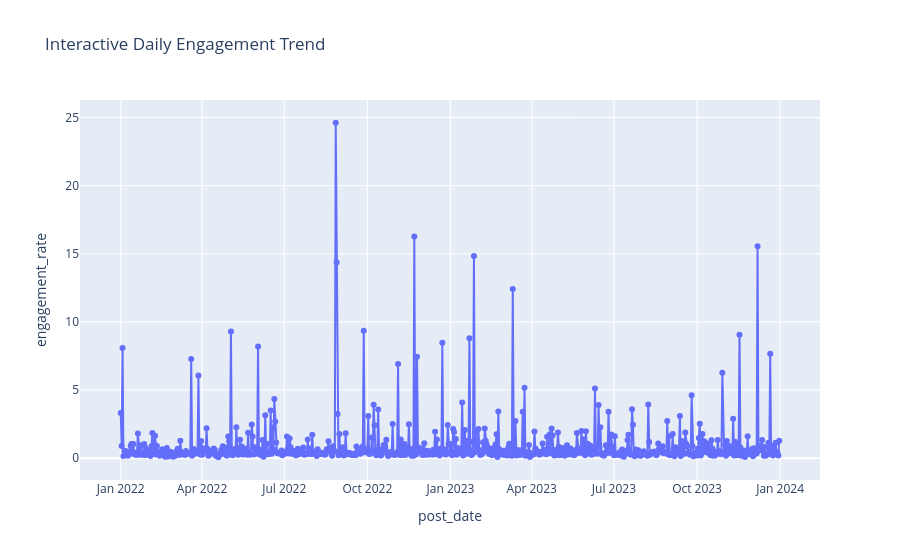

Notebook source saved alongside this figure:
### Markdown cell above
## Plotly (Interactive)

### Code cell
daily_plotly = wrangled_data.copy()

daily_plotly['post_date'] = daily_plotly['posted_at'].dt.date

daily_plotly = daily_plotly.groupby(
    'post_date', as_index=False)['engagement_rate'].mean()

fig = px.line(
    daily_plotly,
    x='post_date',
    y='engagement_rate',
    title='Interactive Daily Engagement Trend',
    markers=True)

fig.show()

### Figure 1 — Plotly figure (JSON) as saved in the notebook; plotly's stock layout.template omitted (floating-point values rounded to 4 significant figures; data arrays with more than 128 entries replaced by an {"elided": "..."} marker saying what was removed)
{"data": [{"hovertemplate": "post_date=%{x}<br>engagement_rate=%{y}<extra></extra>", "legendgroup": "", "line": {"color": "#636efa", "dash": "solid"}, "marker": {"symbol": "circle"}, "mode": "lines+markers", "name": "", "orientation": "v", "showlegend": false, "type": "scatter", "x": {"elided": "729 str values"}, "xaxis": "x", "y": {"elided": "729 float values"}, "yaxis": "y"}], "layout": {"legend": {"tracegroupgap": 0}, "title": {"text": "Interactive Daily Engagement Trend"}, "xaxis": {"anchor": "y", "domain": [0, 1], "title": {"text": "post_date"}}, "yaxis": {"anchor": "x", "domain": [0, 1], "title": {"text": "engagement_rate"}}}}
